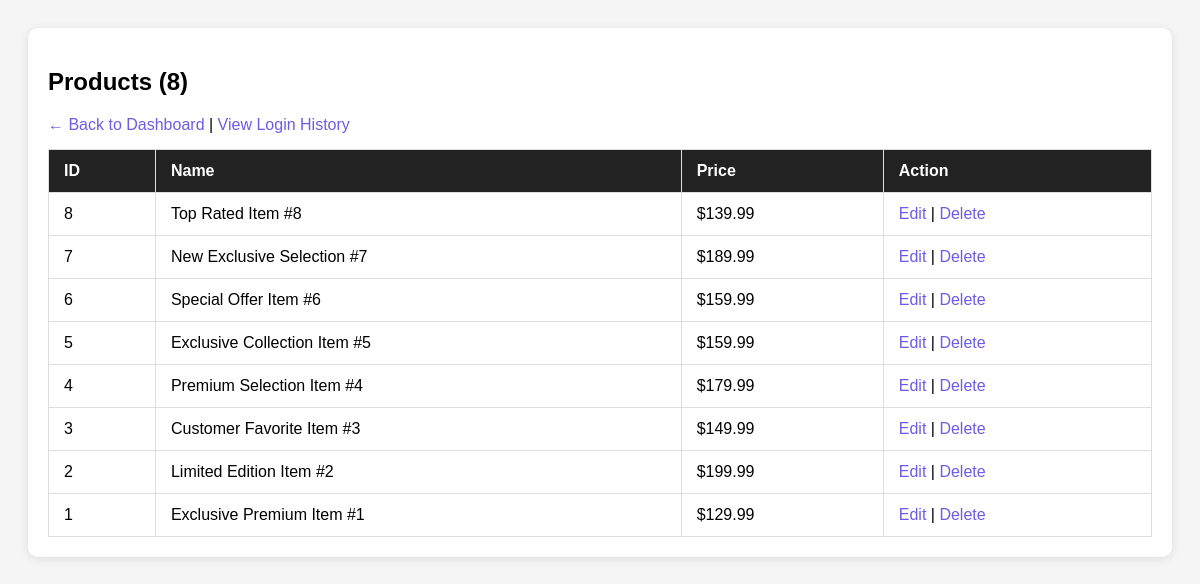
Before: /admin/product.php with the older database file.
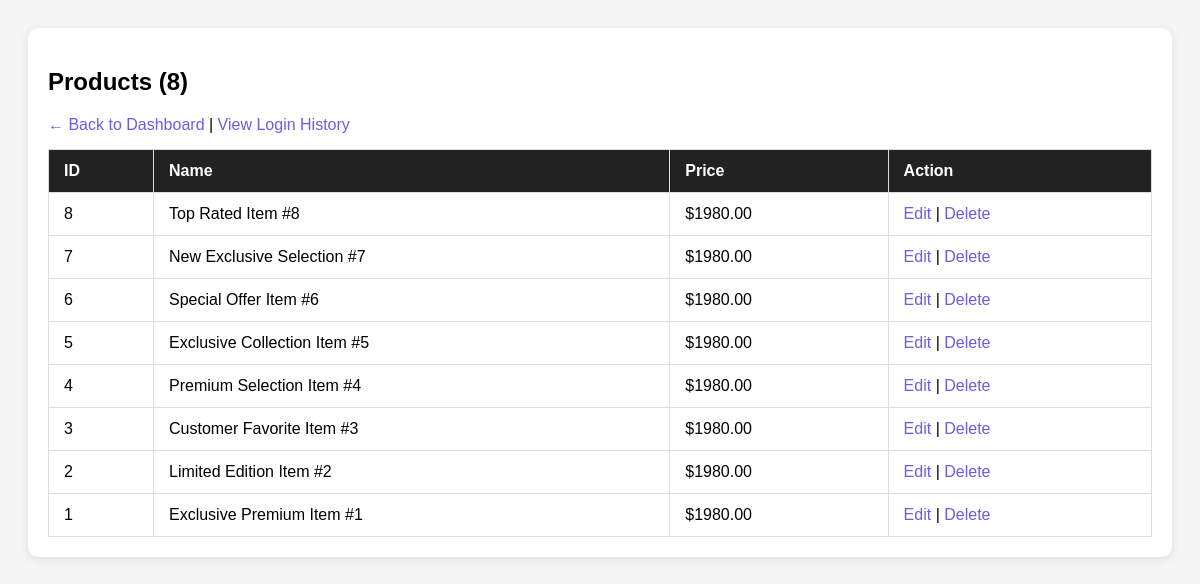
After: the same page with the newer database file.
### tables this page shows
CREATE TABLE products (id INT UNSIGNED AUTO_INCREMENT PRIMARY KEY, name VARCHAR(180) NOT NULL, description TEXT NOT NULL, price DECIMAL(12,2) NOT NULL, image VARCHAR(255) NOT NULL, category VARCHAR(100) NULL, size VARCHAR(120) NULL, color VARCHAR(120) NULL, stock INT UNSIGNED NOT NULL DEFAULT 0, status ENUM('active','inactive') NOT NULL DEFAULT 'active', created_at TIMESTAMP DEFAULT CURRENT_TIMESTAMP, updated_at TIMESTAMP DEFAULT CURRENT_TIMESTAMP ON UPDATE CURRENT_TIMESTAMP, INDEX(status), INDEX(category));

### admin/product.php (the view, shortened to what this page needs)
<?php
$pdo = db();
$stmt = $pdo->query("SELECT * FROM products ORDER BY id DESC");
$products = $stmt->fetchAll();
?>
<!DOCTYPE html>
<html>
<head>
</head>
<body>
<div class="card">
<h2>Products (<?= count($products) ?>)</h2>
<a href="index.php">← Back to Dashboard</a> | <a href="login_history.php">View Login History</a>
<table>
<tr><th>ID</th><th>Name</th><th>Price</th><th>Action</th></tr>
<?php foreach($products as $p): ?>
<tr>
<td><?= $p['id'] ?></td>
<td><?= htmlspecialchars($p['name'] ?? $p['product_name'] ?? 'Item #'.$p['id']) ?></td>
<td>$<?= $p['price'] ?></td>
<td><a href="edit_product.php?id=<?= $p['id'] ?>">Edit</a> | <a href="delete_product.php?id=<?= $p['id'] ?>">Delete</a></td>
</tr>
<?php endforeach; ?>
</table>
</div>
</body>
</html>

### admin/product.php (style rules this page uses)
body { font-family:Arial;background:#f5f5f5;padding:20px }
.card { background:white;padding:20px;border-radius:10px;box-shadow:0 2px 10px rgba(0,0,0,0.1) }
table { width:100%;border-collapse:collapse;margin-top:15px }
th,td { padding:12px 15px;border:1px solid #ddd;text-align:left }
th { background:#222;color:white }
a { color:#6c5ce7;text-decoration:none }

Changed rows visible on the page:
changed products "Top Rated Item #8": price "139.99" → "1980.00"
changed products "New Exclusive Selection #7": price "189.99" → "1980.00"
changed products "Special Offer Item #6": price "159.99" → "1980.00"
changed products "Exclusive Collection Item #5": price "159.99" → "1980.00"
changed products "Premium Selection Item #4": price "179.99" → "1980.00"
changed products "Customer Favorite Item #3": price "149.99" → "1980.00"
changed products "Limited Edition Item #2": price "199.99" → "1980.00"
changed products "Exclusive Premium Item #1": price "129.99" → "1980.00"
